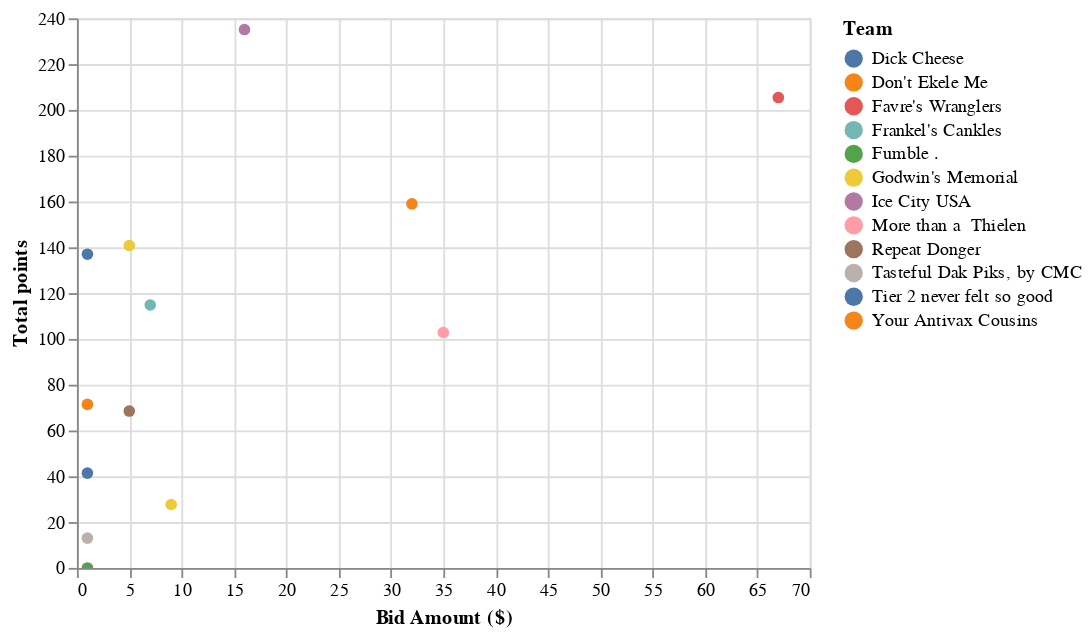

Source (notebook cell):
### Code cell
plot_title = position_subset + ' ' + acquisition_method + ' Spending vs. Total Fantasy Points'

selection = alt.selection_multi(fields=['Team'], bind = 'legend')
color=alt.condition(selection, 'Team', alt.value('lightgray'))

chart = alt.Chart(df).mark_circle(size=40).encode(
    alt.X('Bid Amount ($)'),
    alt.Y('Total points'),
    color=color,
    opacity=alt.condition(selection, alt.value(1), alt.value(0.2)),
    tooltip=['Player-info','Bid Amount ($)','Total points','Stint (wks)']
    ).add_selection(selection).interactive()

chart.properties(title = plot_title)

# chart

### Figure 1 — Vega-Lite specification as saved in the notebook (floating-point values rounded to 4 significant figures)
{"config": {"view": {"continuousWidth": 400, "continuousHeight": 300}}, "data": {"name": "data-4c6e414186c16f7e45b5561cb3bcd46d"}, "mark": {"type": "circle", "size": 40}, "encoding": {"color": {"condition": {"type": "nominal", "field": "Team", "selection": "selector060"}, "value": "lightgray"}, "opacity": {"condition": {"value": 1, "selection": "selector060"}, "value": 0.2}, "tooltip": [{"type": "nominal", "field": "Player-info"}, {"type": "quantitative", "field": "Bid Amount ($)"}, {"type": "quantitative", "field": "Total points"}, {"type": "nominal", "field": "Stint (wks)"}], "x": {"type": "quantitative", "field": "Bid Amount ($)"}, "y": {"type": "quantitative", "field": "Total points"}}, "selection": {"selector060": {"type": "multi", "fields": ["Team"], "bind": "legend"}, "selector061": {"type": "interval", "bind": "scales", "encodings": ["x", "y"]}}, "$schema": "https://vega.github.io/schema/vega-lite/v4.8.1.json", "datasets": {"data-4c6e414186c16f7e45b5561cb3bcd46d": [{"Player": "Travis Kelce", "Position": "TE", "Team": "Favre's Wranglers", "ProTeam": "KC", "Action": "DRAFT", "Bid Amount ($)": 67, "Stint (wks)": [1, 2, 3, 4, 5, 6, 7, 8, 9, 10, 11, 13, 14, 15, 16, 17], "Total points": 205.4, "Player-info": "Travis Kelce, TE (KC)"}, {"Player": "Darren Waller", "Position": "TE", "Team": "More than a  Thielen", "ProTeam": "OAK", "Action": "DRAFT", "Bid Amount ($)": 35, "Stint (wks)": [1, 2, 3, 4, 5, 6, 7, 9, 10, 11, 12, 13, 14, 15, 16, 17], "Total points": 102.8, "Player-info": "Darren Waller, TE (OAK)"}, {"Player": "George Kittle", "Position": "TE", "Team": "Don't Ekele Me", "ProTeam": "SF", "Action": "DRAFT", "Bid Amount ($)": 32, "Stint (wks)": [1, 2, 3, 4, 5, 7, 8, 9, 10, 11, 12, 13, 14, 15, 16, 17], "Total points": 159.0, "Player-info": "George Kittle, TE (SF)"}, {"Player": "Mark Andrews", "Position": "TE", "Team": "Ice City USA", "ProTeam": "BAL", "Action": "DRAFT", "Bid Amount ($)": 16, "Stint (wks)": [1, 2, 3, 4, 5, 6, 7, 9, 10, 11, 12, 13, 14, 15, 16, 17], "Total points": 235.1, "Player-info": "Mark Andrews, TE (BAL)"}, {"Player": "Logan Thomas", "Position": "TE", "Team": "Godwin's Memorial", "ProTeam": "WSH", "Action": "DRAFT", "Bid Amount ($)": 9, "Stint (wks)": [1, 2, 3, 4, 5], "Total points": 27.7, "Player-info": "Logan Thomas, TE (WSH)"}, {"Player": "T.J. Hockenson", "Position": "TE", "Team": "Frankel's Cankles", "ProTeam": "DET", "Action": "DRAFT", "Bid Amount ($)": 7, "Stint (wks)": [1, 2, 3, 4, 5, 6, 7, 8, 10, 11, 12, 13, 14, 15, 16, 17], "Total points": 114.8, "Player-info": "T.J. Hockenson, TE (DET)"}, {"Player": "Kyle Pitts", "Position": "TE", "Team": "Godwin's Memorial", "ProTeam": "ATL", "Action": "DRAFT", "Bid Amount ($)": 5, "Stint (wks)": [1, 2, 3, 4, 5, 7, 8, 9, 10, 11, 12, 13, 14, 15, 16, 17], "Total points": 140.8, "Player-info": "Kyle Pitts, TE (ATL)"}, {"Player": "Noah Fant", "Position": "TE", "Team": "Repeat Donger", "ProTeam": "DEN", "Action": "DRAFT", "Bid Amount ($)": 5, "Stint (wks)": [1, 2, 3, 4, 5, 6, 7, 8], "Total points": 68.5, "Player-info": "Noah Fant, TE (DEN)"}, {"Player": "Dallas Goedert", "Position": "TE", "Team": "Dick Cheese", "ProTeam": "PHI", "Action": "DRAFT", "Bid Amount ($)": 1, "Stint (wks)": [1, 2, 3, 4, 5, 6, 7, 8, 9, 10, 11, 12, 13, 15, 16, 17], "Total points": 137.0, "Player-info": "Dallas Goedert, TE (PHI)"}, {"Player": "Mike Gesicki", "Position": "TE", "Team": "Fumble .", "ProTeam": "MIA", "Action": "DRAFT", "Bid Amount ($)": 1, "Stint (wks)": [1], "Total points": 0.0, "Player-info": "Mike Gesicki, TE (MIA)"}, {"Player": "Robert Tonyan", "Position": "TE", "Team": "Tier 2 never felt so good", "ProTeam": "GB", "Action": "DRAFT", "Bid Amount ($)": 1, "Stint (wks)": [1, 2, 3, 4, 5, 6, 7, 8, 9, 10, 11], "Total points": 41.4, "Player-info": "Robert Tonyan, TE (GB)"}, {"Player": "Jonnu Smith", "Position": "TE", "Team": "Tasteful Dak Piks, by CMC", "ProTeam": "NE", "Action": "DRAFT", "Bid Amount ($)": 1, "Stint (wks)": [1, 2, 3], "Total points": 13.0, "Player-info": "Jonnu Smith, TE (NE)"}, {"Player": "Tyler Higbee", "Position": "TE", "Team": "Your Antivax Cousins", "ProTeam": "LAR", "Action": "DRAFT", "Bid Amount ($)": 1, "Stint (wks)": [1, 2, 3, 4, 5, 6, 7, 8, 9, 10], "Total points": 71.4, "Player-info": "Tyler Higbee, TE (LAR)"}]}}
